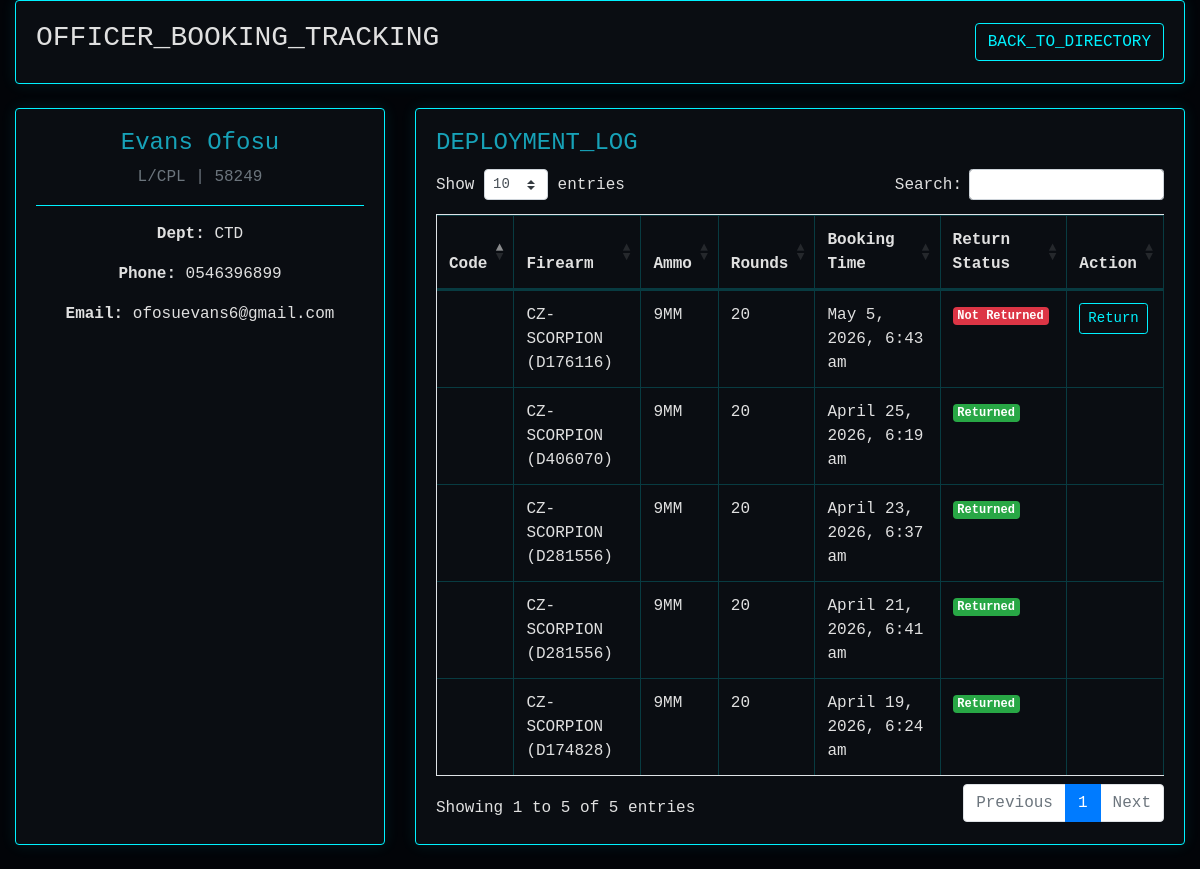
Page /officer-details.php?officerID=1190 (signed in) on the committed database.
### tables this page shows
CREATE TABLE `officers` (
  `officerID` int(100) NOT NULL,
  `officer_status` varchar(100) NOT NULL,
  `officer_image` varchar(500) NOT NULL,
  `officer_service_no` varchar(500) NOT NULL,
  `rank` varchar(500) NOT NULL,
  `full_name` varchar(500) NOT NULL,
  `gender` varchar(100) NOT NULL,
  `dept_unit` varchar(500) NOT NULL,
  `phone_no` varchar(100) NOT NULL,
  `officer_email` varchar(500) NOT NULL,
  `datetime` timestamp NOT NULL DEFAULT current_timestamp() ON UPDATE current_timestamp(),
  `is_deleted` tinyint(1) DEFAULT 0
);

CREATE TABLE `bookings` (
  `bookingID` int(100) NOT NULL,
  `bookingCode` varchar(100) NOT NULL,
  `firearmID` varchar(100) NOT NULL,
  `ammoID` varchar(100) NOT NULL,
  `officerID` varchar(100) NOT NULL,
  `booking_time` varchar(200) NOT NULL,
  `armourer_issuer` varchar(500) NOT NULL,
  `officer_image` varchar(500) NOT NULL,
  `to_officer` varchar(500) NOT NULL,
  `firearm_name` varchar(500) NOT NULL,
  `firearm_serial_no` varchar(200) NOT NULL,
  `firearm_class` varchar(200) NOT NULL,
  `quantity_issued` int(100) NOT NULL,
  `firearm_state` varchar(200) NOT NULL,
  `ammunition_name` varchar(500) NOT NULL,
  `number_of_rounds` int(200) NOT NULL,
  `ammo_returned` int(200) NOT NULL,
  `ammo_state` varchar(200) NOT NULL,
  `no_faulty_ammo` int(200) NOT NULL,
  `duty_type` varchar(500) NOT NULL,
  `duty_location` varchar(500) NOT NULL,
  `duty_duration` varchar(200) NOT NULL,
  `returns` varchar(200) NOT NULL,
  `comment` varchar(1000) NOT NULL,
  `returned_time` varchar(200) NOT NULL,
  `datetime` timestamp NOT NULL DEFAULT current_timestamp() ON UPDATE current_timestamp(),
  `is_deleted` tinyint(1) DEFAULT 0
);

### officer-details.php (the view, shortened to what this page needs)
<?php
require_once('functions.php');
$officerID = $_GET['officerID'] ?? null;
$stmt = $pdo->prepare("SELECT * FROM officers WHERE officerID = ?");
$stmt->execute([$officerID]);
$officer = $stmt->fetch();
$stmt_bookings = $pdo->prepare("SELECT * FROM bookings WHERE officerID = ? ORDER BY bookingID DESC");
$stmt_bookings->execute([$officerID]);
$bookings = $stmt_bookings->fetchAll();
?>
<!DOCTYPE html>
<html lang="en">
<head>
    <link rel="stylesheet" href="assets/vendors/mdi/css/materialdesignicons.min.css">
    <link rel="stylesheet" href="assets/vendors/css/vendor.bundle.base.css">
    <link rel="stylesheet" href="assets/css/style.css">
    <link rel="stylesheet" href="https://maxcdn.bootstrapcdn.com/bootstrap/4.5.2/css/bootstrap.min.css">
    <link rel="stylesheet" href="https://cdn.datatables.net/1.10.22/css/dataTables.bootstrap4.min.css">
</head>
<body>
    <div class="container-scroller">
        <div class="container-fluid page-body-wrapper">
            <div class="main-panel">
                <div class="content-wrapper">
                    <div class="row mb-4">
                        <div class="col-12">
                            <div class="card tactical-card">
                                <div class="card-body d-flex justify-content-between align-items-center">
                                    <h3><i class="mdi mdi-account-card-details text-info"></i> OFFICER_BOOKING_TRACKING</h3>
                                    <a href="officers-list.php" class="btn btn-tactical"><i class="mdi mdi-arrow-left"></i> BACK_TO_DIRECTORY</a>
                                </div>
                            </div>
                        </div>
                    </div>
                    <div class="row mb-4">
                        <div class="col-md-4">
                            <div class="card tactical-card h-100">
                                <div class="card-body text-center">
                                    <h4 class="text-info"><?= htmlspecialchars($officer['full_name']) ?></h4>
                                    <p class="text-muted"><?= htmlspecialchars($officer['rank']) . " | " . htmlspecialchars($officer['officer_service_no']) ?></p>
                                    <hr style="border-color: var(--neon)">
                                    <p><strong>Dept:</strong> <?= htmlspecialchars($officer['dept_unit']) ?></p>
                                    <p><strong>Phone:</strong> <?= htmlspecialchars($officer['phone_no']) ?></p>
                                    <p><strong>Email:</strong> <?= htmlspecialchars($officer['officer_email']) ?></p>
                                </div>
                            </div>
                        </div>
                        <div class="col-md-8">
                            <div class="card tactical-card">
                                <div class="card-body">
                                    <h4 class="card-title text-info">DEPLOYMENT_LOG</h4>
                                    <div class="table-responsive">
                                        <table class="table table-bordered tactical-table" id="bookingsTable">
                                            <thead>
                                                <tr>
                                                    <th>Code</th>
                                                    <th>Firearm</th>
                                                    <th>Ammo</th>
                                                    <th>Rounds</th>
                                                    <th>Booking Time</th>
                                                    <th>Return Status</th>
                                                    <th>Action</th>
                                                </tr>
                                            </thead>
                                            <tbody>
                                                <?php foreach ($bookings as $b): ?>
                                                    <tr>
                                                        <td><?= htmlspecialchars($b['bookingCode']) ?></td>
                                                        <td><?= htmlspecialchars($b['firearm_name'] ?? 'N/A') ?> (<?= htmlspecialchars($b['firearm_serial_no'] ?? 'N/A') ?>)</td>
                                                        <td><?= htmlspecialchars($b['ammunition_name'] ?? 'N/A') ?></td>
                                                        <td><?= htmlspecialchars($b['number_of_rounds'] ?? 0) ?></td>
                                                        <td><?= htmlspecialchars($b['booking_time']) ?></td>
                                                        <td>
                                                            <?php if ($b['returns'] == 'Returned'): ?>
                                                                <span class="badge badge-success">Returned</span>
                                                            <?php else: ?>
                                                                <span class="badge badge-danger">Not Returned</span>
                                                            <?php endif; ?>
                                                        </td>
                                                        <td>
                                                            <?php if ($b['returns'] !== 'Returned'): ?>
                                                                <button class="btn btn-sm btn-tactical" onclick="openReturnModal(<?= $b['bookingID'] ?>, '<?= $b['returns'] ?>', <?= $b['number_of_rounds'] ?>)">
                                                                    <i class="mdi mdi-checkbox-marked-circle-outline"></i> Return
                                                                </button>
                                                            <?php endif; ?>
                                                        </td>
                                                    </tr>
                                                <?php endforeach; ?>
                                            </tbody>
                                        </table>
                                    </div>
                                </div>
                            </div>
                        </div>
                    </div>
                </div>
            </div>
        </div>
    </div>
</body>
</html>

### css/style.css (style rules this page uses)
:root { --primary: #EB1616; --secondary: #191C24; --light: #6C7293; --dark: #000000; }
.btn { transition: .5s; }

### officer-details.php (style rules this page uses)
:root { --neon: #00f2ff; --bg-deep: #020408; --card-bg: #0a0d12; --input-border: #00f2ff; --danger: #ff3333; --success: #00ff66; --text-main: #e0e0e0; }
body { background: var(--bg-deep); font-family: 'JetBrains Mono', monospace; color: var(--text-main); }
.tactical-card { background: var(--card-bg); border: 1px solid var(--neon); border-radius: 4px; box-shadow: 0 0 15px rgba(0, 242, 255, 0.1); color: var(--text-main); }
.tactical-table { color: var(--text-main) !important; }
.tactical-table th, .tactical-table td { border-color: rgba(0, 242, 255, 0.2) !important; }
.btn-tactical { background: transparent; border: 1px solid var(--neon); color: var(--neon); font-family: 'JetBrains Mono', monospace; }

### rows in the picture
officers: full_name "Evans Ofosu", rank "L/CPL", officer_service_no "58249", dept_unit "CTD", phone_no "0546396899", officer_email "ofosuevans6@gmail.com"
bookings: firearm_name "CZ-SCORPION", firearm_serial_no "D176116", ammunition_name "9MM", number_of_rounds "20", booking_time "May 5, 2026, 6:43 am", returns "Not Returned"
bookings: firearm_name "CZ-SCORPION", firearm_serial_no "D406070", ammunition_name "9MM", number_of_rounds "20", booking_time "April 25, 2026, 6:19 am", returns "Returned"
bookings: firearm_name "CZ-SCORPION", firearm_serial_no "D281556", ammunition_name "9MM", number_of_rounds "20", booking_time "April 23, 2026, 6:37 am", returns "Returned"
bookings: firearm_name "CZ-SCORPION", firearm_serial_no "D281556", ammunition_name "9MM", number_of_rounds "20", booking_time "April 21, 2026, 6:41 am", returns "Returned"
bookings: firearm_name "CZ-SCORPION", firearm_serial_no "D174828", ammunition_name "9MM", number_of_rounds "20", booking_time "April 19, 2026, 6:24 am", returns "Returned"
